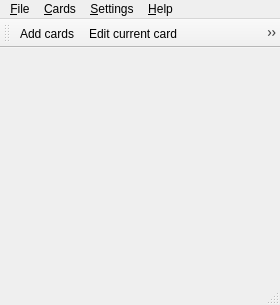
<?xml version="1.0" encoding="UTF-8"?>
<ui version="4.0">
 <class>MainWindow</class>
 <widget class="QMainWindow" name="MainWindow">
  <property name="geometry">
   <rect>
    <x>0</x>
    <y>0</y>
    <width>280</width>
    <height>305</height>
   </rect>
  </property>
  <property name="sizePolicy">
   <sizepolicy hsizetype="Minimum" vsizetype="Minimum">
    <horstretch>0</horstretch>
    <verstretch>0</verstretch>
   </sizepolicy>
  </property>
  <property name="windowTitle">
   <string>Mnemosyne</string>
  </property>
  <property name="windowIcon">
   <iconset resource="mnemosyne.qrc">
    <normaloff>:/mnemosyne/pixmaps/mnemosyne.png</normaloff>:/mnemosyne/pixmaps/mnemosyne.png</iconset>
  </property>
  <widget class="QWidget" name="centralwidget"/>
  <widget class="QMenuBar" name="menubar">
   <property name="geometry">
    <rect>
     <x>0</x>
     <y>0</y>
     <width>280</width>
     <height>21</height>
    </rect>
   </property>
   <widget class="QMenu" name="menu_Cards">
    <property name="title">
     <string>&amp;Cards</string>
    </property>
    <addaction name="actionAddCards"/>
    <addaction name="actionEditCurrentCard"/>
    <addaction name="actionDeleteCurrentFact"/>
    <addaction name="separator"/>
    <addaction name="actionBrowseCards"/>
    <addaction name="actionActivateCards"/>
    <addaction name="actionCleanDuplicates"/>
    <addaction name="actionCloneCardTypes"/>
    <addaction name="separator"/>
    <addaction name="actionShowStatistics"/>
   </widget>
   <widget class="QMenu" name="menu_Settings">
    <property name="title">
     <string>&amp;Settings</string>
    </property>
    <addaction name="actionConfigure"/>
    <addaction name="actionCardAppearance"/>
    <addaction name="actionActivatePlugins"/>
   </widget>
   <widget class="QMenu" name="menu_Help">
    <property name="title">
     <string>&amp;Help</string>
    </property>
    <addaction name="actionGettingStarted"/>
    <addaction name="actionTip"/>
    <addaction name="separator"/>
    <addaction name="actionHelpAbout"/>
   </widget>
   <widget class="QMenu" name="menuFile">
    <property name="title">
     <string>&amp;File</string>
    </property>
    <addaction name="actionFileNew"/>
    <addaction name="actionFileOpen"/>
    <addaction name="actionFileSave"/>
    <addaction name="actionFileSaveAs"/>
    <addaction name="separator"/>
    <addaction name="actionImport"/>
    <addaction name="actionExport"/>
    <addaction name="actionSync"/>
    <addaction name="separator"/>
    <addaction name="actionFileExit"/>
   </widget>
   <addaction name="menuFile"/>
   <addaction name="menu_Cards"/>
   <addaction name="menu_Settings"/>
   <addaction name="menu_Help"/>
  </widget>
  <widget class="QStatusBar" name="statusbar"/>
  <widget class="QToolBar" name="toolBar">
   <property name="windowTitle">
    <string>toolBar</string>
   </property>
   <property name="iconSize">
    <size>
     <width>22</width>
     <height>22</height>
    </size>
   </property>
   <attribute name="toolBarArea">
    <enum>TopToolBarArea</enum>
   </attribute>
   <attribute name="toolBarBreak">
    <bool>false</bool>
   </attribute>
   <addaction name="actionAddCards"/>
   <addaction name="actionEditCurrentCard"/>
   <addaction name="actionDeleteCurrentFact"/>
   <addaction name="actionBrowseCards"/>
   <addaction name="actionShowStatistics"/>
  </widget>
  <action name="actionActivateCards">
   <property name="text">
    <string>(De)a&amp;ctivate cards</string>
   </property>
   <property name="shortcut">
    <string>Ctrl+A</string>
   </property>
  </action>
  <action name="actionAddCards">
   <property name="icon">
    <iconset resource="mnemosyne.qrc">
     <normaloff>:/mnemosyne/pixmaps/add.png</normaloff>:/mnemosyne/pixmaps/add.png</iconset>
   </property>
   <property name="text">
    <string>&amp;Add cards</string>
   </property>
   <property name="shortcut">
    <string>Ctrl+A</string>
   </property>
  </action>
  <action name="actionCleanDuplicates">
   <property name="text">
    <string>C&amp;lean duplicates</string>
   </property>
  </action>
  <action name="actionConfigure">
   <property name="icon">
    <iconset resource="mnemosyne.qrc">
     <normaloff>:/mnemosyne/pixmaps/configure.png</normaloff>:/mnemosyne/pixmaps/configure.png</iconset>
   </property>
   <property name="text">
    <string>&amp;Configure Mnemosyne</string>
   </property>
  </action>
  <action name="actionDeleteCurrentFact">
   <property name="icon">
    <iconset resource="mnemosyne.qrc">
     <normaloff>:/mnemosyne/pixmaps/delete.png</normaloff>:/mnemosyne/pixmaps/delete.png</iconset>
   </property>
   <property name="text">
    <string>&amp;Delete current card</string>
   </property>
   <property name="shortcut">
    <string>Backspace</string>
   </property>
  </action>
  <action name="actionEditCurrentCard">
   <property name="icon">
    <iconset resource="mnemosyne.qrc">
     <normaloff>:/mnemosyne/pixmaps/edit.png</normaloff>:/mnemosyne/pixmaps/edit.png</iconset>
   </property>
   <property name="text">
    <string>&amp;Edit current card</string>
   </property>
   <property name="shortcut">
    <string>Ctrl+E</string>
   </property>
  </action>
  <action name="actionBrowseCards">
   <property name="icon">
    <iconset resource="mnemosyne.qrc">
     <normaloff>:/mnemosyne/pixmaps/cards.png</normaloff>:/mnemosyne/pixmaps/cards.png</iconset>
   </property>
   <property name="text">
    <string>&amp;Browse cards</string>
   </property>
   <property name="shortcut">
    <string>Ctrl+B</string>
   </property>
  </action>
  <action name="actionExport">
   <property name="text">
    <string>&amp;Export</string>
   </property>
  </action>
  <action name="actionFileExit">
   <property name="icon">
    <iconset resource="mnemosyne.qrc">
     <normaloff>:/mnemosyne/pixmaps/exit.png</normaloff>:/mnemosyne/pixmaps/exit.png</iconset>
   </property>
   <property name="text">
    <string>E&amp;xit</string>
   </property>
  </action>
  <action name="actionFileNew">
   <property name="icon">
    <iconset>
     <normaloff>../../pixmaps/filenew.png</normaloff>../../pixmaps/filenew.png</iconset>
   </property>
   <property name="text">
    <string>&amp;New</string>
   </property>
   <property name="shortcut">
    <string>Ctrl+N</string>
   </property>
  </action>
  <action name="actionFileOpen">
   <property name="icon">
    <iconset resource="mnemosyne.qrc">
     <normaloff>:/mnemosyne/pixmaps/fileopen.png</normaloff>:/mnemosyne/pixmaps/fileopen.png</iconset>
   </property>
   <property name="text">
    <string>&amp;Open...</string>
   </property>
   <property name="shortcut">
    <string>Ctrl+O</string>
   </property>
  </action>
  <action name="actionFileSave">
   <property name="icon">
    <iconset resource="mnemosyne.qrc">
     <normaloff>:/mnemosyne/pixmaps/filesave.png</normaloff>:/mnemosyne/pixmaps/filesave.png</iconset>
   </property>
   <property name="text">
    <string>&amp;Save</string>
   </property>
   <property name="shortcut">
    <string>Ctrl+S</string>
   </property>
  </action>
  <action name="actionFileSaveAs">
   <property name="icon">
    <iconset resource="mnemosyne.qrc">
     <normaloff>:/mnemosyne/pixmaps/filesaveas.png</normaloff>:/mnemosyne/pixmaps/filesaveas.png</iconset>
   </property>
   <property name="text">
    <string>Save &amp;as...</string>
   </property>
  </action>
  <action name="actionHelpAbout">
   <property name="text">
    <string>&amp;About</string>
   </property>
  </action>
  <action name="actionImport">
   <property name="text">
    <string>&amp;Import</string>
   </property>
  </action>
  <action name="actionGettingStarted">
   <property name="text">
    <string>&amp;Getting started</string>
   </property>
  </action>
  <action name="actionShowStatistics">
   <property name="icon">
    <iconset resource="mnemosyne.qrc">
     <normaloff>:/mnemosyne/pixmaps/statistics.png</normaloff>:/mnemosyne/pixmaps/statistics.png</iconset>
   </property>
   <property name="text">
    <string>Show s&amp;tatistics</string>
   </property>
   <property name="shortcut">
    <string>Ctrl+T</string>
   </property>
  </action>
  <action name="actionTip">
   <property name="text">
    <string>&amp;Tip of the day</string>
   </property>
  </action>
  <action name="actionCardAppearance">
   <property name="text">
    <string>Card &amp;appearance</string>
   </property>
  </action>
  <action name="actionActivatePlugins">
   <property name="text">
    <string>Activate &amp;plugins</string>
   </property>
  </action>
  <action name="actionCloneCardTypes">
   <property name="text">
    <string>C&amp;lone card types</string>
   </property>
  </action>
  <action name="actionSync">
   <property name="text">
    <string>S&amp;ync</string>
   </property>
   <property name="shortcut">
    <string>Ctrl+Y</string>
   </property>
  </action>
 </widget>
 <resources>
  <include location="mnemosyne.qrc"/>
 </resources>
 <connections>
  <connection>
   <sender>actionAddCards</sender>
   <signal>triggered()</signal>
   <receiver>MainWindow</receiver>
   <slot>add_cards</slot>
   <hints>
    <hint type="sourcelabel">
     <x>-1</x>
     <y>-1</y>
    </hint>
    <hint type="destinationlabel">
     <x>164</x>
     <y>226</y>
    </hint>
   </hints>
  </connection>
  <connection>
   <sender>actionFileNew</sender>
   <signal>triggered()</signal>
   <receiver>MainWindow</receiver>
   <slot>file_new</slot>
   <hints>
    <hint type="sourcelabel">
     <x>-1</x>
     <y>-1</y>
    </hint>
    <hint type="destinationlabel">
     <x>269</x>
     <y>146</y>
    </hint>
   </hints>
  </connection>
  <connection>
   <sender>actionFileOpen</sender>
   <signal>triggered()</signal>
   <receiver>MainWindow</receiver>
   <slot>file_open</slot>
   <hints>
    <hint type="sourcelabel">
     <x>-1</x>
     <y>-1</y>
    </hint>
    <hint type="destinationlabel">
     <x>269</x>
     <y>179</y>
    </hint>
   </hints>
  </connection>
  <connection>
   <sender>actionFileSave</sender>
   <signal>triggered()</signal>
   <receiver>MainWindow</receiver>
   <slot>file_save</slot>
   <hints>
    <hint type="sourcelabel">
     <x>-1</x>
     <y>-1</y>
    </hint>
    <hint type="destinationlabel">
     <x>93</x>
     <y>124</y>
    </hint>
   </hints>
  </connection>
  <connection>
   <sender>actionFileSaveAs</sender>
   <signal>triggered()</signal>
   <receiver>MainWindow</receiver>
   <slot>file_save_as</slot>
   <hints>
    <hint type="sourcelabel">
     <x>-1</x>
     <y>-1</y>
    </hint>
    <hint type="destinationlabel">
     <x>93</x>
     <y>124</y>
    </hint>
   </hints>
  </connection>
  <connection>
   <sender>actionFileExit</sender>
   <signal>triggered()</signal>
   <receiver>MainWindow</receiver>
   <slot>close()</slot>
   <hints>
    <hint type="sourcelabel">
     <x>-1</x>
     <y>-1</y>
    </hint>
    <hint type="destinationlabel">
     <x>269</x>
     <y>124</y>
    </hint>
   </hints>
  </connection>
  <connection>
   <sender>actionEditCurrentCard</sender>
   <signal>triggered()</signal>
   <receiver>MainWindow</receiver>
   <slot>edit_current_card</slot>
   <hints>
    <hint type="sourcelabel">
     <x>-1</x>
     <y>-1</y>
    </hint>
    <hint type="destinationlabel">
     <x>83</x>
     <y>87</y>
    </hint>
   </hints>
  </connection>
  <connection>
   <sender>actionDeleteCurrentFact</sender>
   <signal>triggered()</signal>
   <receiver>MainWindow</receiver>
   <slot>delete_current_fact</slot>
   <hints>
    <hint type="sourcelabel">
     <x>-1</x>
     <y>-1</y>
    </hint>
    <hint type="destinationlabel">
     <x>109</x>
     <y>67</y>
    </hint>
   </hints>
  </connection>
  <connection>
   <sender>actionCardAppearance</sender>
   <signal>triggered()</signal>
   <receiver>MainWindow</receiver>
   <slot>card_appearance</slot>
   <hints>
    <hint type="sourcelabel">
     <x>-1</x>
     <y>-1</y>
    </hint>
    <hint type="destinationlabel">
     <x>123</x>
     <y>103</y>
    </hint>
   </hints>
  </connection>
  <connection>
   <sender>actionActivatePlugins</sender>
   <signal>triggered()</signal>
   <receiver>MainWindow</receiver>
   <slot>activate_plugins</slot>
   <hints>
    <hint type="sourcelabel">
     <x>-1</x>
     <y>-1</y>
    </hint>
    <hint type="destinationlabel">
     <x>113</x>
     <y>85</y>
    </hint>
   </hints>
  </connection>
  <connection>
   <sender>actionCloneCardTypes</sender>
   <signal>triggered()</signal>
   <receiver>MainWindow</receiver>
   <slot>manage_card_types</slot>
   <hints>
    <hint type="sourcelabel">
     <x>-1</x>
     <y>-1</y>
    </hint>
    <hint type="destinationlabel">
     <x>277</x>
     <y>85</y>
    </hint>
   </hints>
  </connection>
  <connection>
   <sender>actionShowStatistics</sender>
   <signal>triggered()</signal>
   <receiver>MainWindow</receiver>
   <slot>show_statistics</slot>
   <hints>
    <hint type="sourcelabel">
     <x>-1</x>
     <y>-1</y>
    </hint>
    <hint type="destinationlabel">
     <x>250</x>
     <y>105</y>
    </hint>
   </hints>
  </connection>
  <connection>
   <sender>actionImport</sender>
   <signal>triggered()</signal>
   <receiver>MainWindow</receiver>
   <slot>import_file</slot>
   <hints>
    <hint type="sourcelabel">
     <x>-1</x>
     <y>-1</y>
    </hint>
    <hint type="destinationlabel">
     <x>131</x>
     <y>152</y>
    </hint>
   </hints>
  </connection>
  <connection>
   <sender>actionConfigure</sender>
   <signal>triggered()</signal>
   <receiver>MainWindow</receiver>
   <slot>configure</slot>
   <hints>
    <hint type="sourcelabel">
     <x>-1</x>
     <y>-1</y>
    </hint>
    <hint type="destinationlabel">
     <x>109</x>
     <y>92</y>
    </hint>
   </hints>
  </connection>
  <connection>
   <sender>actionActivateCards</sender>
   <signal>triggered()</signal>
   <receiver>MainWindow</receiver>
   <slot>activate_cards</slot>
   <hints>
    <hint type="sourcelabel">
     <x>-1</x>
     <y>-1</y>
    </hint>
    <hint type="destinationlabel">
     <x>123</x>
     <y>100</y>
    </hint>
   </hints>
  </connection>
  <connection>
   <sender>actionSync</sender>
   <signal>triggered()</signal>
   <receiver>MainWindow</receiver>
   <slot>sync</slot>
   <hints>
    <hint type="sourcelabel">
     <x>-1</x>
     <y>-1</y>
    </hint>
    <hint type="destinationlabel">
     <x>139</x>
     <y>152</y>
    </hint>
   </hints>
  </connection>
 </connections>
</ui>
